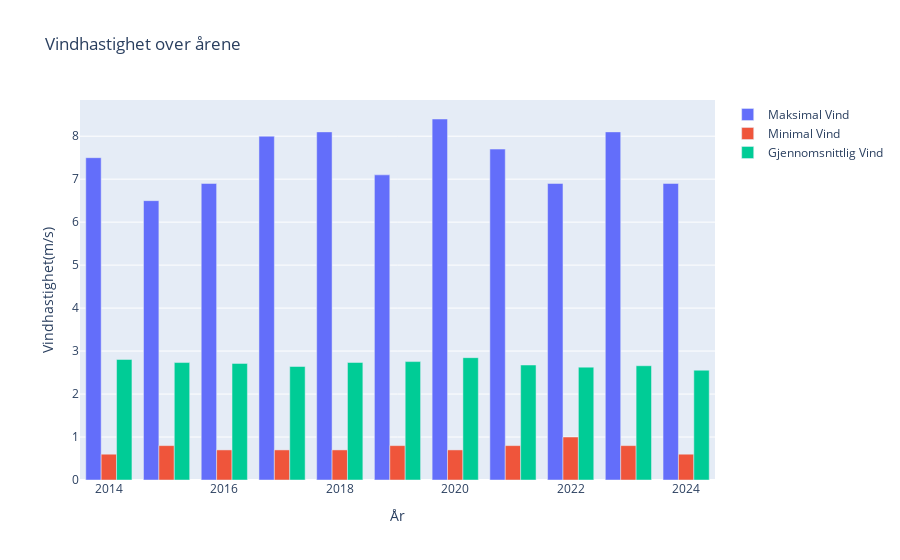

Here is the notebook cell this chart was saved with:
### Markdown cell above
### Linechart 
Denne grafen viser maksimal, minimal og gjennomsnittlig vindstyrke per år i perioden. Den gir et raskt overblikk over variasjonen i vindforhold fra år til år, og kan brukes til å identifisere år med spesielt kraftig eller svak vind.

### Code cell
import plotly.graph_objects as go

# Calculate statistics
df["Year"] = df["Tid"].dt.year
max_wind = df.groupby('Year')['Middelvind'].max().reset_index()
min_wind = df.groupby('Year')['Middelvind'].min().reset_index()
mean_wind = df.groupby('Year')['Middelvind'].mean().reset_index()

# Create figure
fig = go.Figure(data=[
    go.Bar(name='Maksimal Vind', x=max_wind['Year'], y=max_wind['Middelvind']),
    go.Bar(name='Minimal Vind', x=min_wind['Year'], y=min_wind['Middelvind']),
    go.Bar(name='Gjennomsnittlig Vind', x=mean_wind['Year'], y=mean_wind['Middelvind']),
])

# Update layout
fig.update_layout(
    barmode='group',
    title='Vindhastighet over årene',
    xaxis_title='År',
    yaxis_title='Vindhastighet(m/s)'
)

fig.show()

### Figure 1 — Plotly figure (JSON) as saved in the notebook; plotly's stock layout.template omitted (floating-point values rounded to 4 significant figures)
{"data": [{"name": "Maksimal Vind", "type": "bar", "x": [2014, 2015, 2016, 2017, 2018, 2019, 2020, 2021, 2022, 2023, 2024], "y": [7.5, 6.5, 6.9, 8.0, 8.1, 7.1, 8.4, 7.7, 6.9, 8.1, 6.9]}, {"name": "Minimal Vind", "type": "bar", "x": [2014, 2015, 2016, 2017, 2018, 2019, 2020, 2021, 2022, 2023, 2024], "y": [0.6, 0.8, 0.7, 0.7, 0.7, 0.8, 0.7, 0.8, 1.0, 0.8, 0.6]}, {"name": "Gjennomsnittlig Vind", "type": "bar", "x": [2014, 2015, 2016, 2017, 2018, 2019, 2020, 2021, 2022, 2023, 2024], "y": [2.805, 2.733, 2.713, 2.641, 2.735, 2.755, 2.846, 2.676, 2.626, 2.659, 2.555]}], "layout": {"barmode": "group", "title": {"text": "Vindhastighet over årene"}, "xaxis": {"title": {"text": "År"}}, "yaxis": {"title": {"text": "Vindhastighet(m/s)"}}}}
